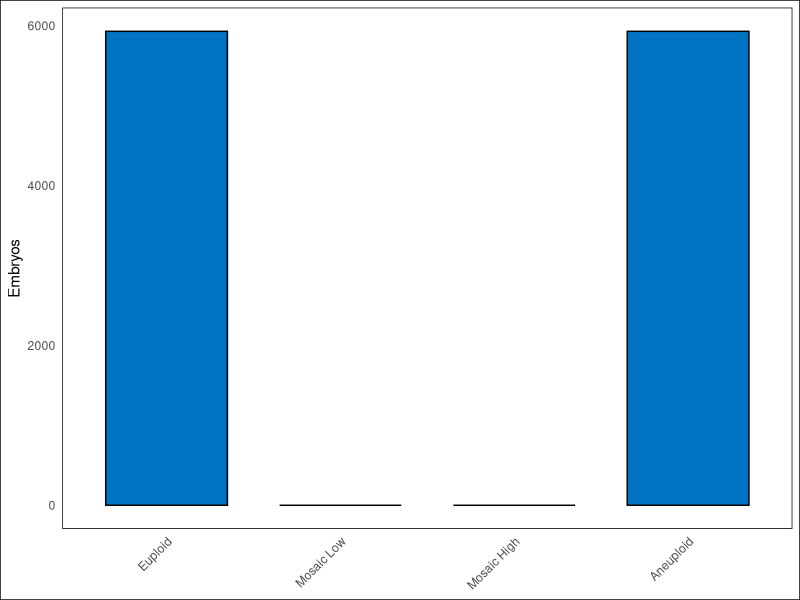
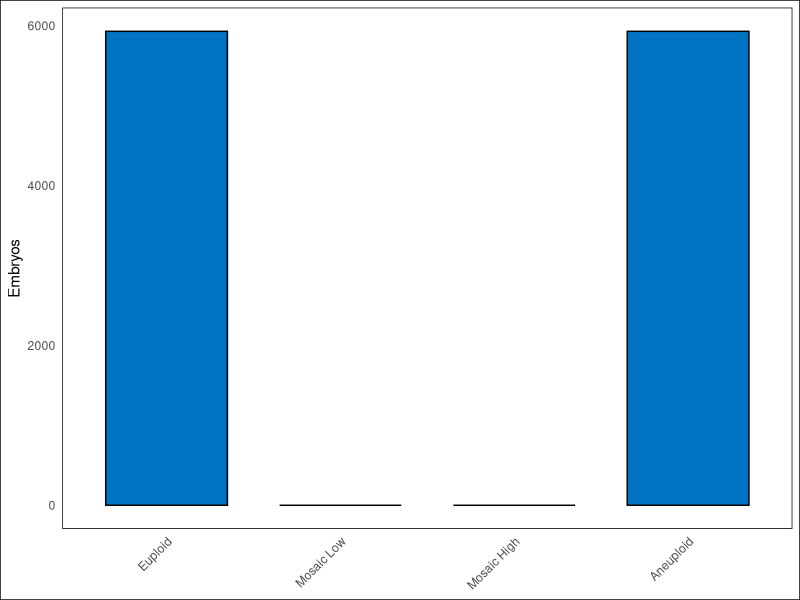

Generate these figures, in order, with R:
# Clinical data (for reference)
clinical_data <- c(6512, 799, 499, 4088)

# Set populations (as specified)
set_populations <- list(
  c(11860, 0, 0, 0),          # Population 1
  c(0, 0, 0, 11860),          # Population 2
  c(5930, 0, 0, 5930),        # Population 3
  c(3396, 2229, 2298, 3937),  # Population 4
  c(6512, 799, 499, 4088)     # Population 5 (same as clinical data)
)

# Labels for the set populations
set_labels <- c("Pop 1", "Pop 2", "Pop 3", "Pop 4", "Pop 5 (Clinical)")

# Choose the population to visualize (Population 3)
population_index <- 3  # Population 3

# Function to run chi-squared tests for set populations
run_chi_squared_for_sets <- function(clinical, set_pops) {
  p_values <- numeric(length(set_pops))
  for (i in 1:length(set_pops)) {
    chi_vals <- matrix(c(set_pops[[i]], clinical), ncol = 4, byrow = TRUE)
    test_result <- chisq.test(chi_vals)
    p_values[i] <- test_result$p.value
  }
  return(p_values)
}

# Run chi-squared tests for the set populations
set_p_values <- run_chi_squared_for_sets(clinical_data, set_populations)

# Create a data frame for Population 2
pop_df <- data.frame(
  Category = factor(c("Euploid", "Mosaic Low", "Mosaic High", "Aneuploid"),
                    levels = c("Euploid", "Mosaic Low", "Mosaic High", "Aneuploid")),
  Count = set_populations[[population_index]]
)

# Load ggplot2 library
library(ggplot2)

# Plot the histogram for Population 3
plot3 <- ggplot(pop_df, aes(x = Category, y = Count, fill = Category)) +
  geom_bar(stat = "identity", color = "black", width = 0.7, fill = "#0073C2FF") +  # Set a single fill color
  theme_minimal() +
  labs(x = NULL, y = "Embryos") +  # Removed the x-axis label
  theme(
    axis.text.x = element_text(angle = 45, hjust = 1),
    panel.grid.major = element_blank(),
    panel.grid.minor = element_blank(),
    legend.position = "none",  # Remove the legend
    plot.background = element_rect(fill = "white"), # White background for the plot area
    panel.background = element_rect(fill = "white") # White background for the panel area
  )


# Display the plot
print(plot3)

# Save the plot as a PNG file with white background
ggsave(filename = paste0("histogram_control_pop50.png"), plot = plot3, bg = "white", width = 6.7, height = 6.7, dpi = 300)
